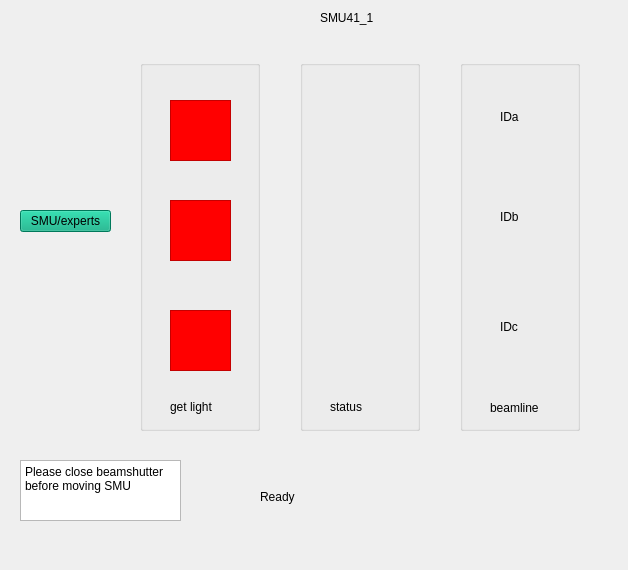
<?xml version="1.0" encoding="UTF-8"?>
<ui version="4.0">
 <class>smu41_1</class>
 <widget class="QWidget" name="smu41_1">
  <property name="geometry">
   <rect>
    <x>0</x>
    <y>0</y>
    <width>628</width>
    <height>570</height>
   </rect>
  </property>
  <property name="windowTitle">
   <string>Form</string>
  </property>
  <widget class="QGroupBox" name="groupBox_2">
   <property name="geometry">
    <rect>
     <x>300</x>
     <y>60</y>
     <width>120</width>
     <height>371</height>
    </rect>
   </property>
   <property name="title">
    <string/>
   </property>
   <widget class="QCALed" name="LedV1" native="true">
    <property name="geometry">
     <rect>
      <x>50</x>
      <y>60</y>
      <width>21</width>
      <height>21</height>
     </rect>
    </property>
    <property name="sizePolicy">
     <sizepolicy hsizetype="Fixed" vsizetype="Fixed">
      <horstretch>0</horstretch>
      <verstretch>0</verstretch>
     </sizepolicy>
    </property>
    <property name="pv" stdset="0">
     <string>SMU$(no)Y01U106L:PosA</string>
    </property>
   </widget>
   <widget class="QCALed" name="LedV1_2" native="true">
    <property name="geometry">
     <rect>
      <x>50</x>
      <y>150</y>
      <width>21</width>
      <height>21</height>
     </rect>
    </property>
    <property name="sizePolicy">
     <sizepolicy hsizetype="Fixed" vsizetype="Fixed">
      <horstretch>0</horstretch>
      <verstretch>0</verstretch>
     </sizepolicy>
    </property>
    <property name="pv" stdset="0">
     <string>SMU1Y01U106L:PosB</string>
    </property>
   </widget>
   <widget class="QCALed" name="LedV1_3" native="true">
    <property name="geometry">
     <rect>
      <x>50</x>
      <y>270</y>
      <width>21</width>
      <height>21</height>
     </rect>
    </property>
    <property name="sizePolicy">
     <sizepolicy hsizetype="Fixed" vsizetype="Fixed">
      <horstretch>0</horstretch>
      <verstretch>0</verstretch>
     </sizepolicy>
    </property>
    <property name="pv" stdset="0">
     <string>SMU1Y01U106L:PosC</string>
    </property>
   </widget>
   <widget class="QLabel" name="label_5">
    <property name="geometry">
     <rect>
      <x>30</x>
      <y>340</y>
      <width>59</width>
      <height>14</height>
     </rect>
    </property>
    <property name="text">
     <string>status</string>
    </property>
   </widget>
  </widget>
  <widget class="QGroupBox" name="groupBox_3">
   <property name="geometry">
    <rect>
     <x>140</x>
     <y>60</y>
     <width>120</width>
     <height>371</height>
    </rect>
   </property>
   <property name="title">
    <string/>
   </property>
   <widget class="QGraphicsView" name="graphicsView">
    <property name="geometry">
     <rect>
      <x>30</x>
      <y>40</y>
      <width>61</width>
      <height>61</height>
     </rect>
    </property>
    <property name="styleSheet">
     <string notr="true">background-color: rgb(255, 0, 0);</string>
    </property>
   </widget>
   <widget class="QGraphicsView" name="graphicsView_2">
    <property name="geometry">
     <rect>
      <x>30</x>
      <y>140</y>
      <width>61</width>
      <height>61</height>
     </rect>
    </property>
    <property name="styleSheet">
     <string notr="true">background-color: rgb(255, 0, 0);</string>
    </property>
   </widget>
   <widget class="QGraphicsView" name="graphicsView_3">
    <property name="geometry">
     <rect>
      <x>30</x>
      <y>250</y>
      <width>61</width>
      <height>61</height>
     </rect>
    </property>
    <property name="styleSheet">
     <string notr="true">background-color: rgb(255, 0, 0);</string>
    </property>
   </widget>
   <widget class="QLabel" name="label_4">
    <property name="geometry">
     <rect>
      <x>30</x>
      <y>340</y>
      <width>59</width>
      <height>14</height>
     </rect>
    </property>
    <property name="text">
     <string>get light</string>
    </property>
   </widget>
  </widget>
  <widget class="QPushButton" name="pushButton">
   <property name="geometry">
    <rect>
     <x>20</x>
     <y>210</y>
     <width>91</width>
     <height>22</height>
    </rect>
   </property>
   <property name="styleSheet">
    <string notr="true">background-color: rgb(0, 170, 127);</string>
   </property>
   <property name="text">
    <string>SMU/experts</string>
   </property>
  </widget>
  <widget class="QLabel" name="label_3">
   <property name="geometry">
    <rect>
     <x>260</x>
     <y>490</y>
     <width>59</width>
     <height>14</height>
    </rect>
   </property>
   <property name="text">
    <string>Ready</string>
   </property>
  </widget>
  <widget class="QGroupBox" name="groupBox">
   <property name="geometry">
    <rect>
     <x>460</x>
     <y>60</y>
     <width>120</width>
     <height>371</height>
    </rect>
   </property>
   <property name="title">
    <string/>
   </property>
   <widget class="QLabel" name="label_6">
    <property name="geometry">
     <rect>
      <x>30</x>
      <y>340</y>
      <width>61</width>
      <height>16</height>
     </rect>
    </property>
    <property name="text">
     <string>beamline</string>
    </property>
   </widget>
   <widget class="QLabel" name="label_7">
    <property name="geometry">
     <rect>
      <x>40</x>
      <y>50</y>
      <width>59</width>
      <height>14</height>
     </rect>
    </property>
    <property name="text">
     <string>IDa</string>
    </property>
   </widget>
   <widget class="QLabel" name="label_8">
    <property name="geometry">
     <rect>
      <x>40</x>
      <y>150</y>
      <width>59</width>
      <height>14</height>
     </rect>
    </property>
    <property name="text">
     <string>IDb</string>
    </property>
   </widget>
   <widget class="QLabel" name="label_9">
    <property name="geometry">
     <rect>
      <x>40</x>
      <y>260</y>
      <width>59</width>
      <height>14</height>
     </rect>
    </property>
    <property name="text">
     <string>IDc</string>
    </property>
   </widget>
  </widget>
  <widget class="QLabel" name="label_2">
   <property name="geometry">
    <rect>
     <x>80</x>
     <y>220</y>
     <width>59</width>
     <height>14</height>
    </rect>
   </property>
   <property name="text">
    <string/>
   </property>
  </widget>
  <widget class="QTextEdit" name="textEdit">
   <property name="geometry">
    <rect>
     <x>20</x>
     <y>460</y>
     <width>161</width>
     <height>61</height>
    </rect>
   </property>
   <property name="html">
    <string>&lt;!DOCTYPE HTML PUBLIC &quot;-//W3C//DTD HTML 4.0//EN&quot; &quot;http://www.w3.org/TR/REC-html40/strict.dtd&quot;&gt;
&lt;html&gt;&lt;head&gt;&lt;meta name=&quot;qrichtext&quot; content=&quot;1&quot; /&gt;&lt;style type=&quot;text/css&quot;&gt;
p, li { white-space: pre-wrap; }
&lt;/style&gt;&lt;/head&gt;&lt;body style=&quot; font-family:'Sans Serif'; font-size:9pt; font-weight:400; font-style:normal;&quot;&gt;
&lt;p style=&quot; margin-top:0px; margin-bottom:0px; margin-left:0px; margin-right:0px; -qt-block-indent:0; text-indent:0px;&quot;&gt;Please close beamshutter before moving SMU&lt;/p&gt;&lt;/body&gt;&lt;/html&gt;</string>
   </property>
  </widget>
  <widget class="QLabel" name="label">
   <property name="geometry">
    <rect>
     <x>320</x>
     <y>10</y>
     <width>61</width>
     <height>16</height>
    </rect>
   </property>
   <property name="text">
    <string>SMU41_1</string>
   </property>
  </widget>
  <widget class="QCALed" name="LedV1_4" native="true">
   <property name="geometry">
    <rect>
     <x>270</x>
     <y>520</y>
     <width>21</width>
     <height>21</height>
    </rect>
   </property>
   <property name="sizePolicy">
    <sizepolicy hsizetype="Fixed" vsizetype="Fixed">
     <horstretch>0</horstretch>
     <verstretch>0</verstretch>
    </sizepolicy>
   </property>
   <property name="pv" stdset="0">
    <string>SMU41_1:ExecSens</string>
   </property>
  </widget>
 </widget>
 <customwidgets>
  <customwidget>
   <class>QCALed</class>
   <extends>QWidget</extends>
   <header>qcaled.h</header>
  </customwidget>
 </customwidgets>
 <resources/>
 <connections/>
</ui>
